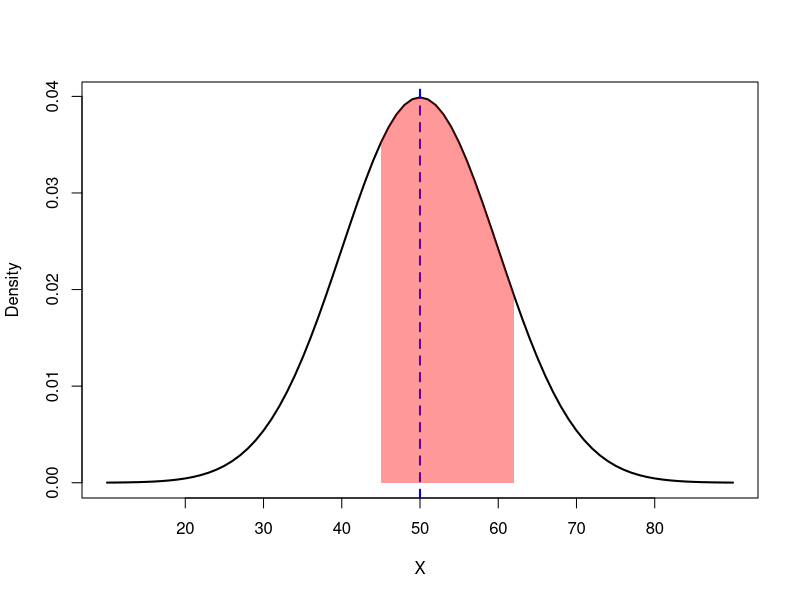
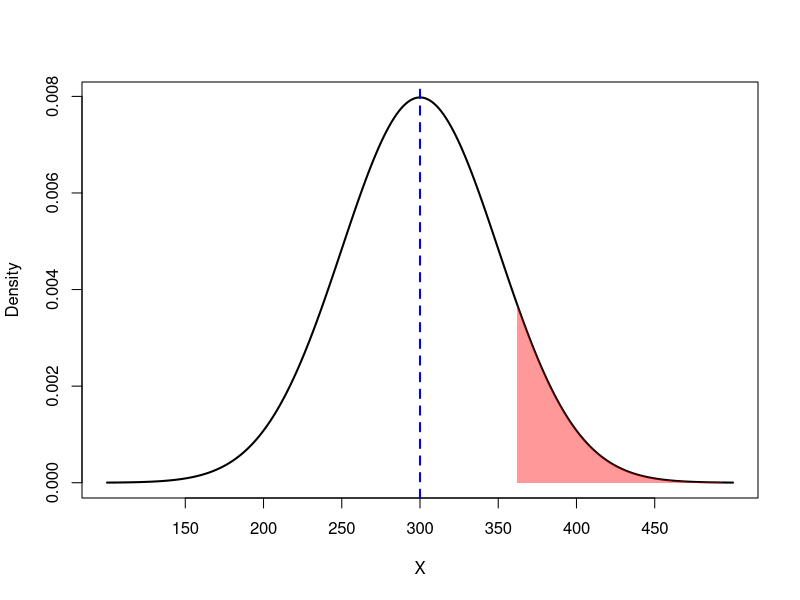
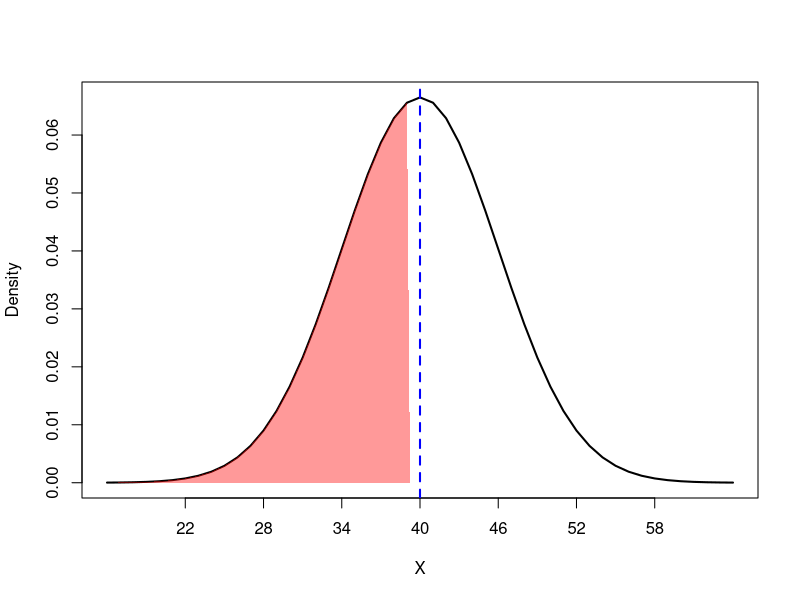
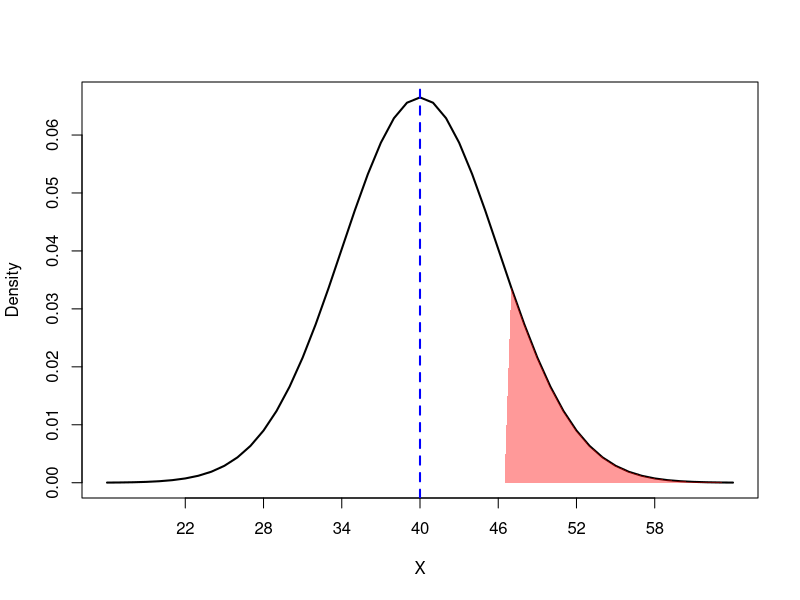

Here is the R script that generated these plots, in order:
## ---- chunk 1
knitr::opts_chunk$set(echo = TRUE)
## ---- chunk 2
# CODE TO HELP PLOT THE NORMAL DENSITY 
mu = 50; sigma = 10 # parameters:

# x-range (4 std away from the mean )
lower_x_value = mu - 4*sigma 
upper_x_value = mu + 4*sigma

# create vector from lower_x_value to upper_x_value with step size 1
x <- seq(lower_x_value,upper_x_value, 1)
# Calculating the normal density with the specified parameters.
normal_den <- dnorm(x, mean = mu, sd = sigma)

# Plotting the density
plot(x, normal_den, type = 'l', lwd = 2, ylab = 'Density', xlab = 'X',xaxt ='n')
axis(1, at = mu + c(-3*sigma, -2*sigma, -1*sigma,0, sigma, 2*sigma, 3*sigma), 
     labels = mu + c(-3*sigma, -2*sigma, -1*sigma,0, sigma, 2*sigma, 3*sigma))
abline(v = mu, col = 'blue', lwd = 2, lty = 2 )

#Shading 

x_poly <- c(45,x[x >= 45 & x <= 62],62)
y_poly <- c(0, normal_den[x >= 45 & x <= 62],0)
polygon(x_poly,y_poly, col = rgb(1,0,0,0.4), border = NA)
## ---- chunk 3
pnorm(62,mean = 50, sd =10) - pnorm(45, mean = 50, sd = 10)
## ---- chunk 4
# CODE TO HELP PLOT THE NORMAL DENSITY 
mu = 300; sigma = 50 # parameters:

# x-range (4 std away from the mean )
lower_x_value = mu - 4*sigma 
upper_x_value = mu + 4*sigma

# create vector from lower_x_value to upper_x_value with step size 1
x <- seq(lower_x_value,upper_x_value, 1)
# Calculating the normal density with the specified parameters.
normal_den <- dnorm(x, mean = mu, sd = sigma)

# Plotting the density
plot(x, normal_den, type = 'l', lwd = 2, ylab = 'Density', xlab = 'X',xaxt ='n')
axis(1, at = mu + c(-3*sigma, -2*sigma, -1*sigma,0, sigma, 2*sigma, 3*sigma), 
     labels = mu + c(-3*sigma, -2*sigma, -1*sigma,0, sigma, 2*sigma, 3*sigma))
abline(v = mu, col = 'blue', lwd = 2, lty = 2 )

#Shading 
x_poly <- c(362,x[x >= 362],tail(x, 1))
y_poly <- c(0, normal_den[x >= 362],0)
polygon(x_poly,y_poly, col = rgb(1,0,0,0.4), border = NA)
## ---- chunk 5
1 - pnorm(362,mean = 300,sd = 50)
## ---- chunk 6
# CODE TO HELP PLOT THE NORMAL DENSITY 
mu = 40; sigma = 6 # parameters:

# x-range (4 std away from the mean )
lower_x_value = mu - 4*sigma 
upper_x_value = mu + 4*sigma

# create vector from lower_x_value to upper_x_value with step size 1
x <- seq(lower_x_value,upper_x_value, )
# Calculating the normal density with the specified parameters.
normal_den <- dnorm(x, mean = mu, sd = sigma)

# Plotting the density
plot(x, normal_den, type = 'l', lwd = 2, ylab = 'Density', xlab = 'X',xaxt = 'n')
axis(1, at = mu + c(-3*sigma, -2*sigma, -1*sigma,0, sigma, 2*sigma, 3*sigma), 
     labels = mu + c(-3*sigma, -2*sigma, -1*sigma,0, sigma, 2*sigma, 3*sigma))
abline(v = mu, col = 'blue', lwd = 2, lty = 2 )

#shading 
x_poly <- c(x[1],x[x<=39.24],39.24)
y_poly <- c(0, normal_den[x<=39.24],0)
polygon(x_poly,y_poly, col = rgb(1,0,0,0.4), border = NA)

## ---- chunk 7
 qnorm(.45, mean =  40, sd = 6)
## ---- chunk 8
# CODE TO HELP PLOT THE NORMAL DENSITY 
mu = 40; sigma = 6 # parameters:

# x-range (4 std away from the mean )
lower_x_value = mu - 4*sigma 
upper_x_value = mu + 4*sigma

# create vector from lower_x_value to upper_x_value with step size 1
x <- seq(lower_x_value,upper_x_value, )
# Calculating the normal density with the specified parameters.
normal_den <- dnorm(x, mean = mu, sd = sigma)

# Plotting the density
plot(x, normal_den, type = 'l', lwd = 2, ylab = 'Density', xlab = 'X',xaxt = 'n')
axis(1, at = mu + c(-3*sigma, -2*sigma, -1*sigma,0, sigma, 2*sigma, 3*sigma), 
     labels =mu + c(-3*sigma, -2*sigma, -1*sigma,0, sigma, 2*sigma, 3*sigma))
abline(v = mu, col = 'blue', lwd = 2, lty = 2 )

#Shading 
x_poly <- c(46.48,x[x >= 46.48],tail(x, 1))
y_poly <- c(0, normal_den[x >= 46.48],0)
polygon(x_poly,y_poly, col = rgb(1,0,0,0.4), border = NA)

## ---- chunk 9
qnorm (1 - .14, mean =  40,sd = 6)
